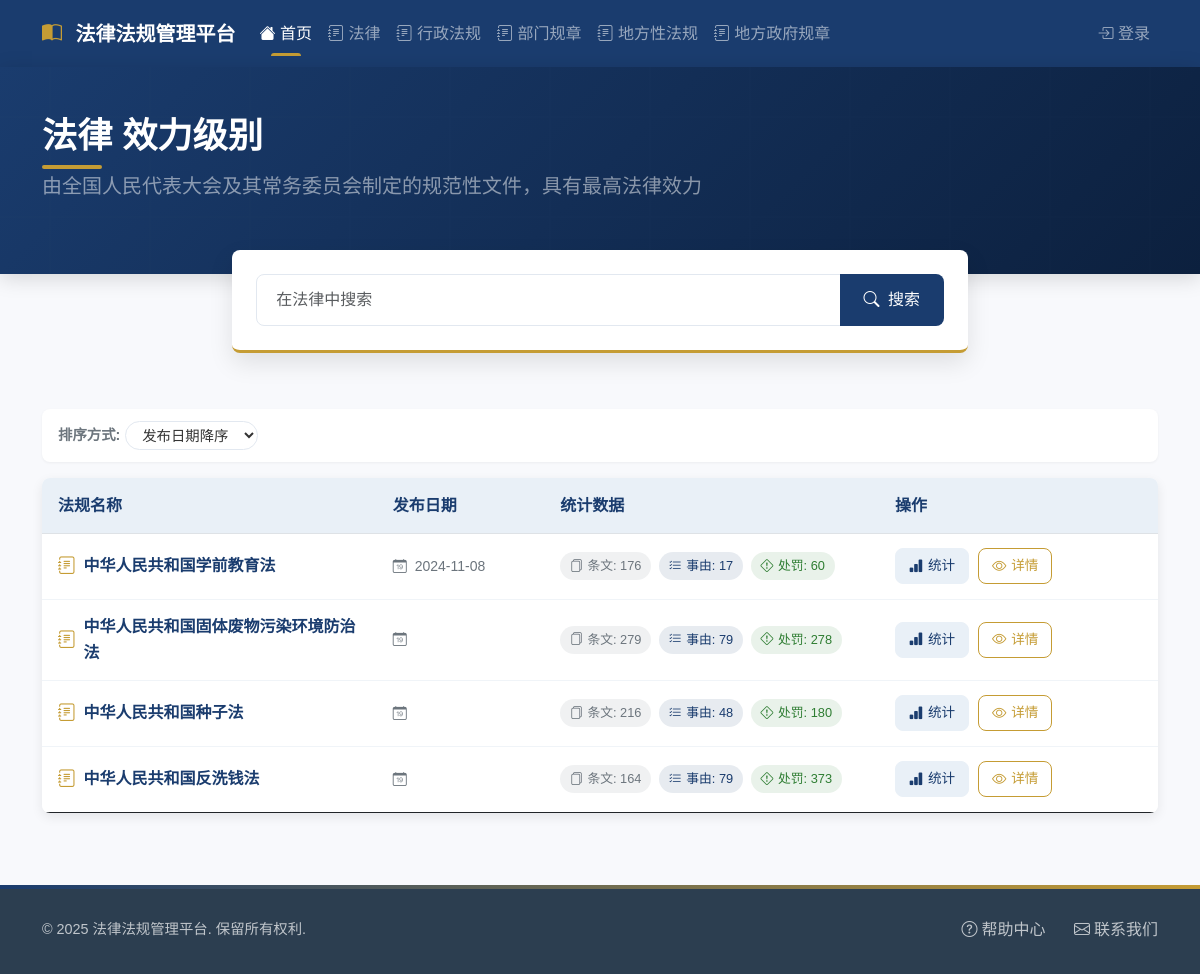
/regulations/level/法律, run on an earlier commit of the app's database.
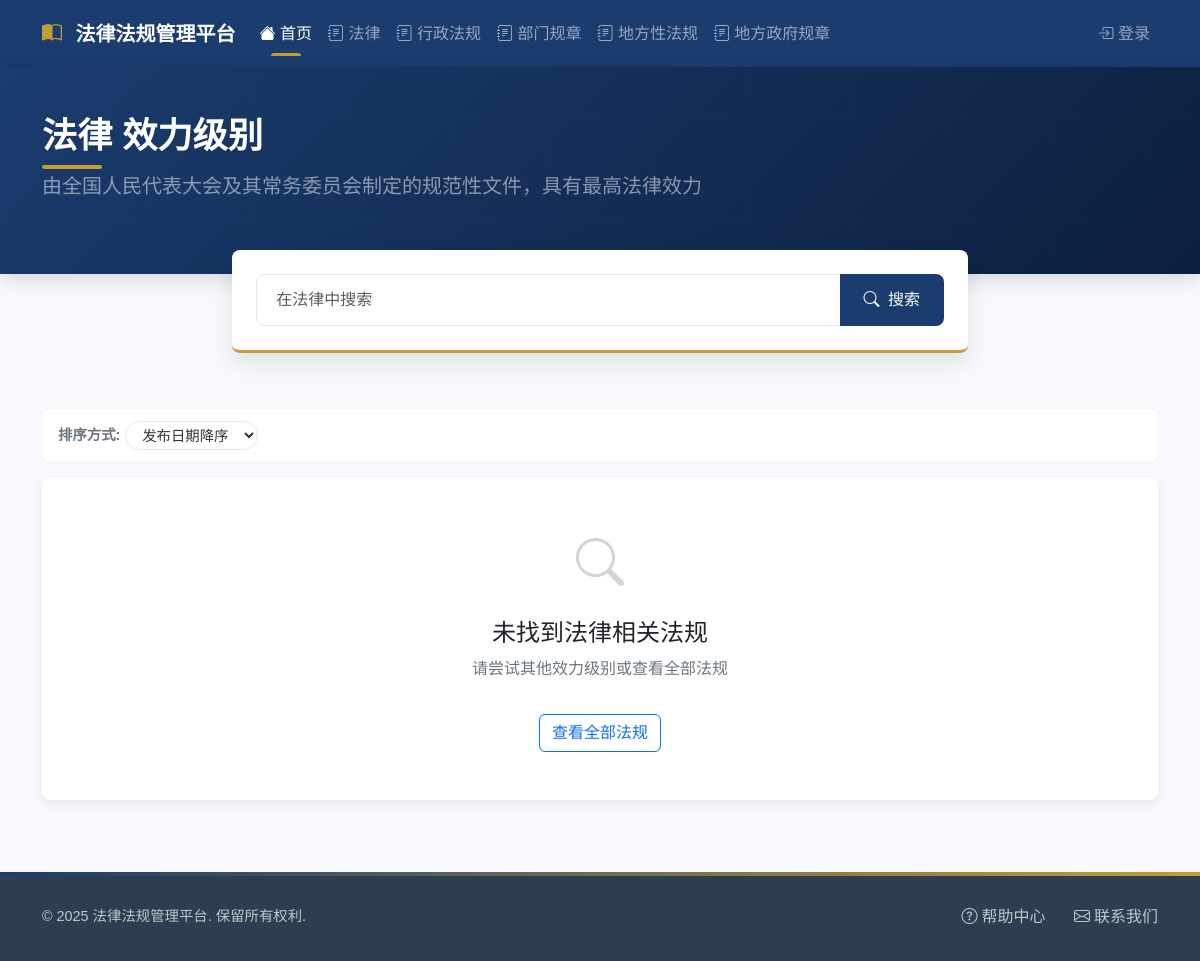
And on a later commit of the database.
### models.py (models this page shows)
class LegalRegulation(db.Model):
    id = db.Column(db.Integer, primary_key=True)
    name = db.Column(db.String(200), nullable=False, unique=True)  # 法规名称
    document_number = db.Column(db.String(100))  # 文号
    issued_by = db.Column(db.String(100))  # 通过机构
    approved_by = db.Column(db.String(100))  # 批准机构
    issued_date = db.Column(db.DateTime)  # 批准日期
    effective_date = db.Column(db.DateTime)  # 生效日期
    revision_date = db.Column(db.DateTime)  # 修订日期
    hierarchy_level = db.Column(db.String(50))  # 效力级别
    province = db.Column(db.String(50))  # 省
    city = db.Column(db.String(50))  # 市
    status = db.Column(db.String(20), default='active')  # 状态：active, archived
    structures = relationship('LegalStructure', back_populates='regulation', cascade='all, delete-orphan')
    causes = relationship('LegalCause', back_populates='regulation', cascade='all, delete-orphan')

### app.py (the view, shortened to what this page needs)
@app.route('/regulations/level/<level>')
def regulations_by_level(level):
    page = request.args.get('page', 1, type=int)
    per_page = 10
    keyword = request.args.get('keyword', '')
    sort = request.args.get('sort', 'date_desc')
    if level == '地方性法规':
        base_query = LegalRegulation.query.filter(
            db.or_(
                LegalRegulation.hierarchy_level == '地方性法规',
                LegalRegulation.hierarchy_level == '自治条例',
                LegalRegulation.hierarchy_level == '单行条例'
            )
        )
    else:
        base_query = LegalRegulation.query.filter_by(hierarchy_level=level)
    if sort == 'date_asc':
        base_query = base_query.order_by(LegalRegulation.issued_date.asc())
    elif sort == 'name':
        base_query = base_query.order_by(LegalRegulation.name.asc())
    else:  # 默认为date_desc
        base_query = base_query.order_by(LegalRegulation.issued_date.desc())
    pagination = base_query.paginate(page=page, per_page=per_page, error_out=False)
    regulations = pagination.items
    return render_template('regulations/level_list.html',
                           regulations=regulations,
                           pagination=pagination,
                           current_level=level)

### app.py (called while the page is built)
def get_punishment_count(regulation_id):
    return db.session.query(LegalPunishment).\
        join(LegalCause).\
        filter(LegalCause.regulation_id == regulation_id).\
        count()

@app.context_processor
def utility_processor():
    return {
        'get_punishment_count': get_punishment_count
    }

### templates/regulations/level_list.html (shortened to what the changed rows need)
<!DOCTYPE html>
<html lang="zh">
<head>
    <link href="https://cdn.jsdelivr.net/npm/bootstrap@5.3.0/dist/css/bootstrap.min.css" rel="stylesheet">
    <link rel="stylesheet" href="https://cdn.jsdelivr.net/npm/bootstrap-icons@1.11.0/font/bootstrap-icons.css">
    <link href="{{ url_for('static', filename='css/common.css') }}" rel="stylesheet">
    <link href="{{ url_for('static', filename='css/home.css') }}" rel="stylesheet">
</head>
<body>
    <header class="page-header">
        <div class="container">
            <div class="row align-items-center">
                <div class="col-lg-8">
                    <h1 class="page-title">
                        {{ current_level }}
                        <span class="level-badge">效力级别</span>
                    </h1>
                </div>
            </div>
        </div>
    </header>
    <section class="content-section">
        <div class="container">
            {% if regulations %}
            <div class="regulations-table-container">
                <table class="table regulations-table mb-0">
                    <thead>
                        <tr>
                            <th style="width: 30%">法规名称</th>
                            <th style="width: 15%">发布日期</th>
                            <th style="width: 30%">统计数据</th>
                            <th style="width: 25%">操作</th>
                        </tr>
                    </thead>
                    <tbody>
                        {% for regulation in regulations %}
                        <tr>
                            <td>
                                <div class="regulation-name">
                                    <i class="bi bi-journal-text"></i>
                                    {{ regulation.name }}
                                </div>
                            </td>
                            <td>
                                <div class="text-secondary small">
                                    <i class="bi bi-calendar-date me-1"></i>
                                    {{ regulation.issued_date.strftime('%Y-%m-%d') if regulation.issued_date else '' }}
                                </div>
                            </td>
                            <td>
                                <div class="stat-badges">
                                    <span class="stat-badge">
                                        <i class="bi bi-files"></i>条文: {{ regulation.structures|length }}
                                    </span>
                                    <span class="stat-badge primary">
                                        <i class="bi bi-list-check"></i>事由: {{ regulation.causes|length }}
                                    </span>
                                    <span class="stat-badge success">
                                        <i class="bi bi-exclamation-diamond"></i>处罚: {{ get_punishment_count(regulation.id) }}
                                    </span>
                                </div>
                            </td>
                            <td>
                                <a href="{{ url_for('regulation_stats', regulation_id=regulation.id) }}"
                                class="action-btn stats-btn">
                                    <i class="bi bi-bar-chart-fill"></i> 统计
                                </a>
                                <a href="{{ url_for('regulation_detail', regulation_id=regulation.id, source='level', level=current_level) }}"  class="action-btn detail-btn">
                                    <i class="bi bi-eye"></i> 详情
                                </a>
                            </td>
                        </tr>
                        {% endfor %}
                    </tbody>
                </table>
            </div>
            {% else %}
            <div class="empty-state">
                <i class="bi bi-search"></i>
                <h4>未找到{{ current_level }}相关法规</h4>
                <p class="text-secondary">请尝试其他效力级别或查看全部法规</p>
                <a href="{{ url_for('search_regulations') }}" class="btn btn-outline-primary mt-3">
                    查看全部法规
                </a>
            </div>
            {% endif %}
        </div>
    </section>
</body>
</html>

What changed in the data, as far as the page shows it:
removed LegalRegulation: name "中华人民共和国学前教育法", issued_date "2024-11-08", structures|length "176", causes|length "17", get_punishment_count "60"
removed LegalRegulation: name "中华人民共和国固体废物污染环境防治法", structures|length "279", causes|length "79", get_punishment_count "278"
removed LegalRegulation: name "中华人民共和国种子法", structures|length "216", causes|length "48", get_punishment_count "180"
removed LegalRegulation: name "中华人民共和国反洗钱法", structures|length "164", causes|length "79", get_punishment_count "373"
Also different on the page:
{{ current_level }}: (not shown) → "法律"
text no longer shown: "法规名称 发布日期 统计数据 操作"
text now shown: "未找到 相关法规 请尝试其他效力级别或查看全部法规 查看全部法规"
